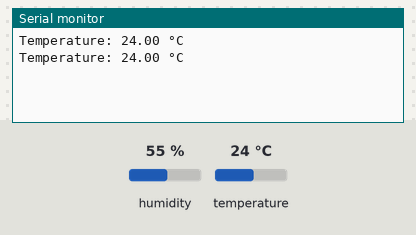
Bench run of a sketch on a simulated Arduino Uno, built with avr-gcc and run on an emulated ATmega328P. Shown: the last lines printed to the serial monitor. The inputs (shaded band) are chosen by the test bench; at power-on: temperature 24 °C, humidity 55 %.

Above: at 2.8 s.
2.9 s: temperature set to 12 °C
At 5.1 s:
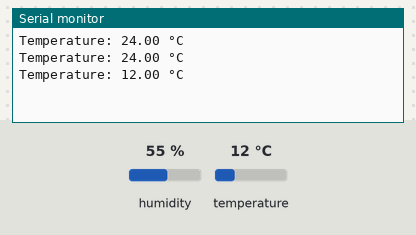
5.6 s: temperature set to 19 °C
At 6.9 s:
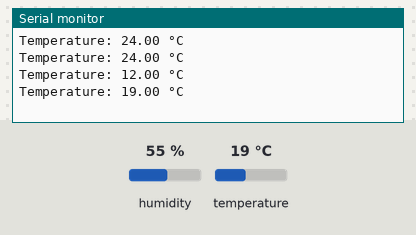
Timing chart, 0 to 8.6 s (numbered marks = the images above; inputs shaded):
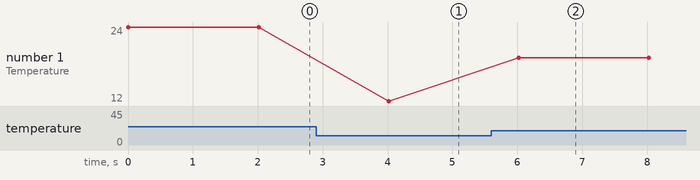

The sketch:

temp_sensor.ino
```cpp
#include "DHT.h"
#define DHTPIN 15    // GPIO where the data pin is connected
#define DHTTYPE DHT22   // DHT 22 (AM2302)
DHT dht(DHTPIN, DHTTYPE);
void setup() {
  Serial.begin(115200);
  dht.begin();
}
void loop() {
  float temp = dht.readTemperature(); // Celsius
  if (isnan(temp)) {
    Serial.println("Failed to read from DHT sensor!");
    return;
  }
  Serial.print("Temperature: ");
  Serial.print(temp);
  Serial.println(" °C");
  delay(2000); // Wait 2 seconds between readings
}
```

Measured:
- after the input at 2.9 s, the serial monitor: prints a new line after 1.1 s (image 1)
- after the input at 5.6 s, the serial monitor: prints a new line after 0.42 s (image 2)
- plotted number 1: 24 → 12 after the input at 2.9 s, 12 → 19 after the input at 5.6 s
